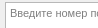
      <widget class="QWidget" name="page_3">
       <property name="geometry">
        <rect>
         <x>0</x>
         <y>0</y>
         <width>98</width>
         <height>28</height>
        </rect>
       </property>
       <attribute name="label">
        <string>Добавить | Удалить порт коммутатора</string>
       </attribute>
       <widget class="QTextEdit" name="textEdit_31">
        <property name="geometry">
         <rect>
          <x>5</x>
          <y>2</y>
          <width>141</width>
          <height>29</height>
         </rect>
        </property>
        <property name="maximumSize">
         <size>
          <width>16777215</width>
          <height>29</height>
         </size>
        </property>
        <property name="font">
         <font>
          <pointsize>8</pointsize>
          <weight>50</weight>
          <bold>false</bold>
         </font>
        </property>
        <property name="toolTip">
         <string/>
        </property>
        <property name="placeholderText">
         <string>Введите номер порта </string>
        </property>
       </widget>
       <widget class="QTextEdit" name="textEdit_33">
        <property name="geometry">
         <rect>
          <x>5</x>
          <y>40</y>
          <width>370</width>
          <height>29</height>
         </rect>
        </property>
        <property name="maximumSize">
         <size>
          <width>16777215</width>
          <height>29</height>
         </size>
        </property>
        <property name="font">
         <font>
          <pointsize>8</pointsize>
          <weight>50</weight>
          <bold>false</bold>
         </font>
        </property>
        <property name="toolTip">
         <string/>
        </property>
        <property name="placeholderText">
         <string>Введите описание порта</string>
        </property>
       </widget>
       <widget class="QComboBox" name="comboBox_4">
        <property name="geometry">
         <rect>
          <x>265</x>
          <y>112</y>
          <width>110</width>
          <height>29</height>
         </rect>
        </property>
        <property name="font">
         <font>
          <pointsize>8</pointsize>
          <weight>50</weight>
          <bold>false</bold>
         </font>
        </property>
        <item>
         <property name="text">
          <string>255.255.255.255</string>
         </property>
        </item>
       </widget>
       <widget class="QWidget" name="horizontalLayoutWidget_2">
        <property name="geometry">
         <rect>
          <x>5</x>
          <y>148</y>
          <width>371</width>
          <height>31</height>
         </rect>
        </property>
        <layout class="QHBoxLayout" name="horizontalLayout_7">
         <item>
          <widget class="QPushButton" name="Add_switch_port_btn">
           <property name="enabled">
            <bool>false</bool>
           </property>
           <property name="font">
            <font>
             <pointsize>8</pointsize>
             <weight>50</weight>
             <bold>false</bold>
            </font>
           </property>
           <property name="text">
            <string>Добавить</string>
           </property>
          </widget>
         </item>
         <item>
          <widget class="QPushButton" name="Delete_switch_port_btn">
           <property name="enabled">
            <bool>false</bool>
           </property>
           <property name="font">
            <font>
             <pointsize>8</pointsize>
             <weight>50</weight>
             <bold>false</bold>
            </font>
           </property>
           <property name="text">
            <string>Удалить</string>
           </property>
          </widget>
         </item>
        </layout>
       </widget>
       <widget class="QComboBox" name="comboBox_8">
        <property name="geometry">
         <rect>
          <x>265</x>
          <y>76</y>
          <width>110</width>
          <height>29</height>
         </rect>
        </property>
        <property name="font">
         <font>
          <pointsize>8</pointsize>
          <weight>50</weight>
          <bold>false</bold>
         </font>
        </property>
        <item>
         <property name="text">
          <string>Билайн</string>
         </property>
        </item>
        <item>
         <property name="text">
          <string>ИЭСК</string>
         </property>
        </item>
        <item>
         <property name="text">
          <string>МТС</string>
         </property>
        </item>
        <item>
         <property name="text">
          <string>ООО Связь</string>
         </property>
        </item>
        <item>
         <property name="text">
          <string>ТТК</string>
         </property>
        </item>
        <item>
         <property name="text">
          <string>Теле2</string>
         </property>
        </item>
        <item>
         <property name="text">
          <string>ИНК</string>
         </property>
        </item>
       </widget>
       <widget class="QLabel" name="label_6">
        <property name="geometry">
         <rect>
          <x>5</x>
          <y>78</y>
          <width>171</width>
          <height>21</height>
         </rect>
        </property>
        <property name="text">
         <string>Выберите провайдера</string>
        </property>
       </widget>
       <widget class="QLabel" name="label_14">
        <property name="geometry">
         <rect>
          <x>5</x>
          <y>113</y>
          <width>151</width>
          <height>21</height>
         </rect>
        </property>
        <property name="text">
         <string>Выберите устройство</string>
        </property>
       </widget>
       <widget class="QCheckBox" name="checkBox">
        <property name="geometry">
         <rect>
          <x>180</x>
          <y>5</y>
          <width>191</width>
          <height>21</height>
         </rect>
        </property>
        <property name="text">
         <string>Низко нагруженный порт</string>
        </property>
       </widget>
      </widget>
